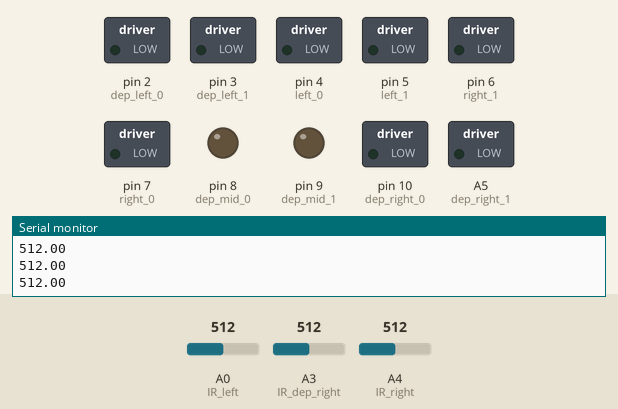
This sketch was run on a simulated Arduino Uno, built with avr-gcc and run on an emulated ATmega328P. Parts: switched loads named in the sketch (green lamp = pin HIGH), output pins drawn as LEDs (lit = HIGH), the last lines printed to the serial monitor. Dashed ring = blinking. The test bench sets the inputs (shaded band); at power-on: A0 (IR_left) = 512, A4 (IR_right) = 512, A3 (IR_dep_right) = 512.

Above: at 1.2 s.
1.3 s: A0 (IR_left) set to 448
2.8 s: A0 (IR_left) set to 421
At 3.9 s:
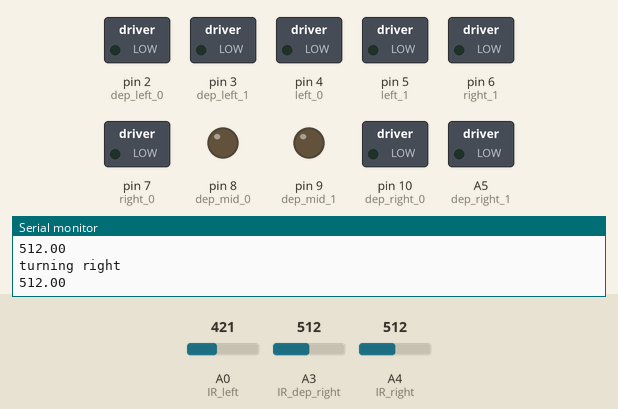
4.3 s: A4 (IR_right) set to 430
7.3 s: A0 (IR_left) set to 450
At 8.4 s:
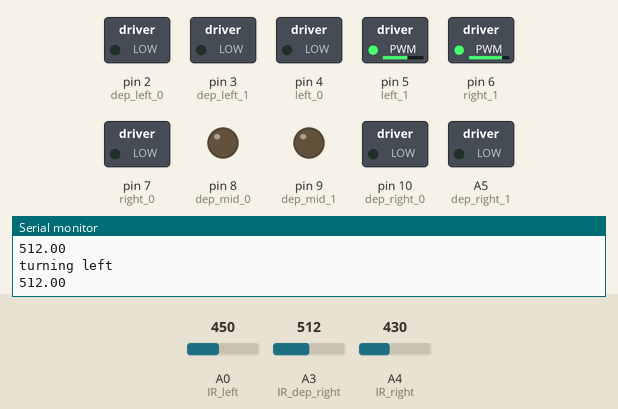
8.8 s: A3 (IR_dep_right) set to 105
11.8 s: A3 (IR_dep_right) set to 91
Timing chart, 0 to 15.8 s (numbered marks = the images above; inputs shaded):
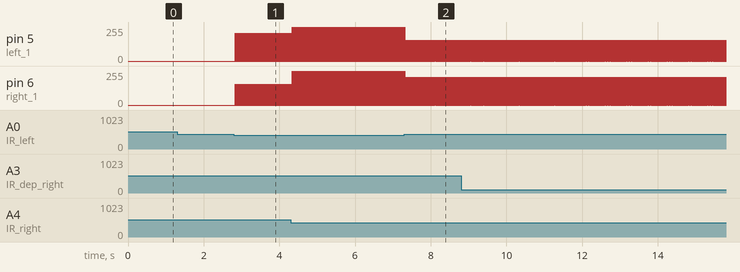

The sketch:

line_follow_test.ino
```cpp
#include<stdio.h>

int left_sensor_state =0;
int right_sensor_state = 0;
int l_state = 0;
int r_state = 0;
int m_state =0;
int read_num = 0;
int read_byte = 0;
int temp_count = 0;
int state = -100;
// main movement motors
// 0 refers to GND and 1 refers to Power connected side.
float b = 0.0;
const byte rx = 1;
const byte tx = 0;


int vSpeed = 155;        // MAX 255 //was 110 earlier, trying to reduce the amount of shaking. 160 worked well
int turn_speed = 210;    // MAX 255
int turn_delay = 10;
float prev_crack = 0;
float prev_hole = 0;
float distance = 0;

int road_status = -1;


int left_0 = 4;
int left_1 = 5; //enable
int right_0 = 7;
int right_1 = 6; //enable


// deployment motors

int dep_left_0 = 2;
int dep_left_1 = 3;
int dep_right_0 = 10;
int dep_right_1 = A5;
int dep_mid_0 = 8;
int dep_mid_1 = 9;

// IR sensors;


const int IR_left = A0;
const int IR_right = A4;


const int IR_dep_left = A1;
const int IR_dep_right = A3;
const int IR_dep_mid = A2;

const int enc_left = 12;
const int enc_right = 13;

// other constants

int IR_left_in = 0;
int IR_right_in = 0;
int IR_dep_left_in = 0;
int IR_dep_right_in = 0;
int IR_dep_mid_in = 0;

// linked list struct for storing the distances

//Node *crack_dist, *hole_dist;

//crack_dist = (Node *)malloc(sizeof(Node));

//hole_dist =  (Node *)malloc(sizeof(Node));

void setup()
{
  pinMode(left_0,OUTPUT);
  pinMode(left_1,OUTPUT);
  pinMode(right_0,OUTPUT);
  pinMode(right_1,OUTPUT);

  pinMode (dep_left_0,OUTPUT);
  pinMode (dep_left_1,OUTPUT);
  pinMode (dep_right_0,OUTPUT);
  pinMode (dep_right_1,OUTPUT);
  pinMode(dep_mid_0,OUTPUT);
  pinMode(dep_mid_1,OUTPUT);
  pinMode(IR_left,INPUT);
  pinMode(IR_right,INPUT);

//  if(read_num == 0){ // when the * button is pressed
    Serial.begin(9600); // this is now Serial. replace.
//  }
}

void loop()
{
//  n++;
  digitalWrite (dep_left_0,LOW);
  digitalWrite (dep_left_1,LOW);
  digitalWrite (dep_right_0,LOW);
  digitalWrite (dep_right_1,LOW);
  digitalWrite(dep_mid_0,LOW);
  digitalWrite (dep_mid_1,LOW);
  digitalWrite(left_0,LOW);
  digitalWrite (right_0,LOW);
  digitalWrite(left_1,LOW);
  digitalWrite (right_1,LOW);

  line_follow();

}


void line_follow(void){
  left_sensor_state = analogRead(IR_left);
  right_sensor_state = analogRead(IR_right);
  b = analogRead(IR_dep_right);
  Serial.println(b);
  //Serial.println(right_sensor_state);

   if(right_sensor_state < 440 && left_sensor_state < 440)
  {
    Serial.println("going forward");

    digitalWrite (left_0,LOW);
    digitalWrite (right_0,LOW);


    analogWrite (left_1, 255);
    analogWrite (right_1, 255);

    delay(turn_delay);

    }

  else if(right_sensor_state > 440 && left_sensor_state < 440)
  {
    Serial.println("turning right");

    digitalWrite (left_0,LOW);
    digitalWrite (right_0,LOW);

    analogWrite (left_1, turn_speed);
    analogWrite (right_1, vSpeed);

    delay(turn_delay);

    }
  else if(right_sensor_state < 440 && left_sensor_state > 440)
  {
    Serial.println("turning left");

    digitalWrite (left_0,LOW);
    digitalWrite (right_0,LOW);

    analogWrite (left_1, vSpeed);
    analogWrite (right_1, turn_speed);

    delay(turn_delay);
    }
}
```

Measured:
- the behaviour switches between 440 and 439 on A0 (IR_left) (found by bisection; images 0 and 1)
- after the input at 2.8 s, pin 5 (left_1): alternates 210/255 for 0.01 s and 0/255 for 0.01 s, starting at once; pin 6 (right_1): alternates 155/255 for 0.01 s and 0/255 for 0.01 s, starting at once
